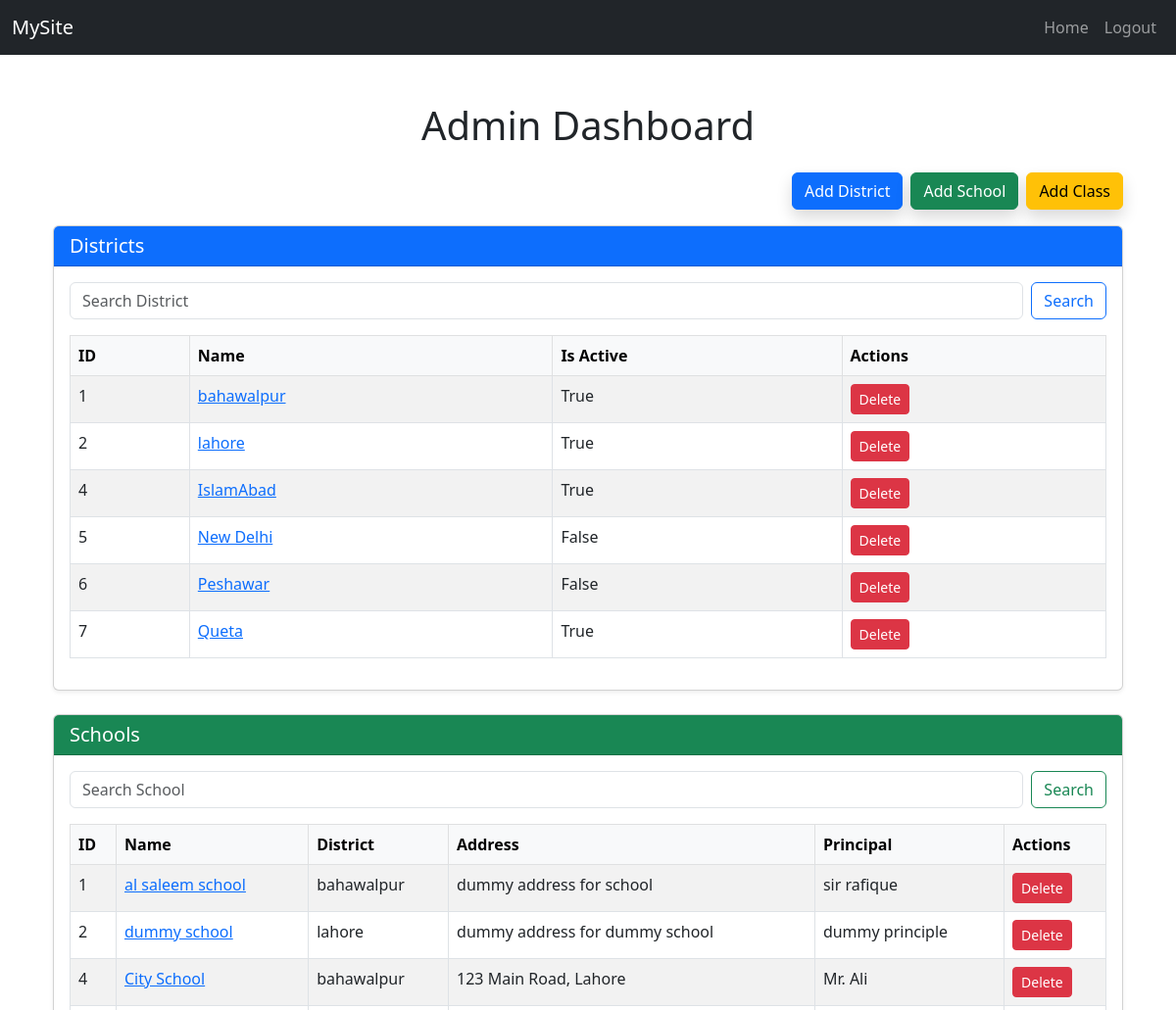
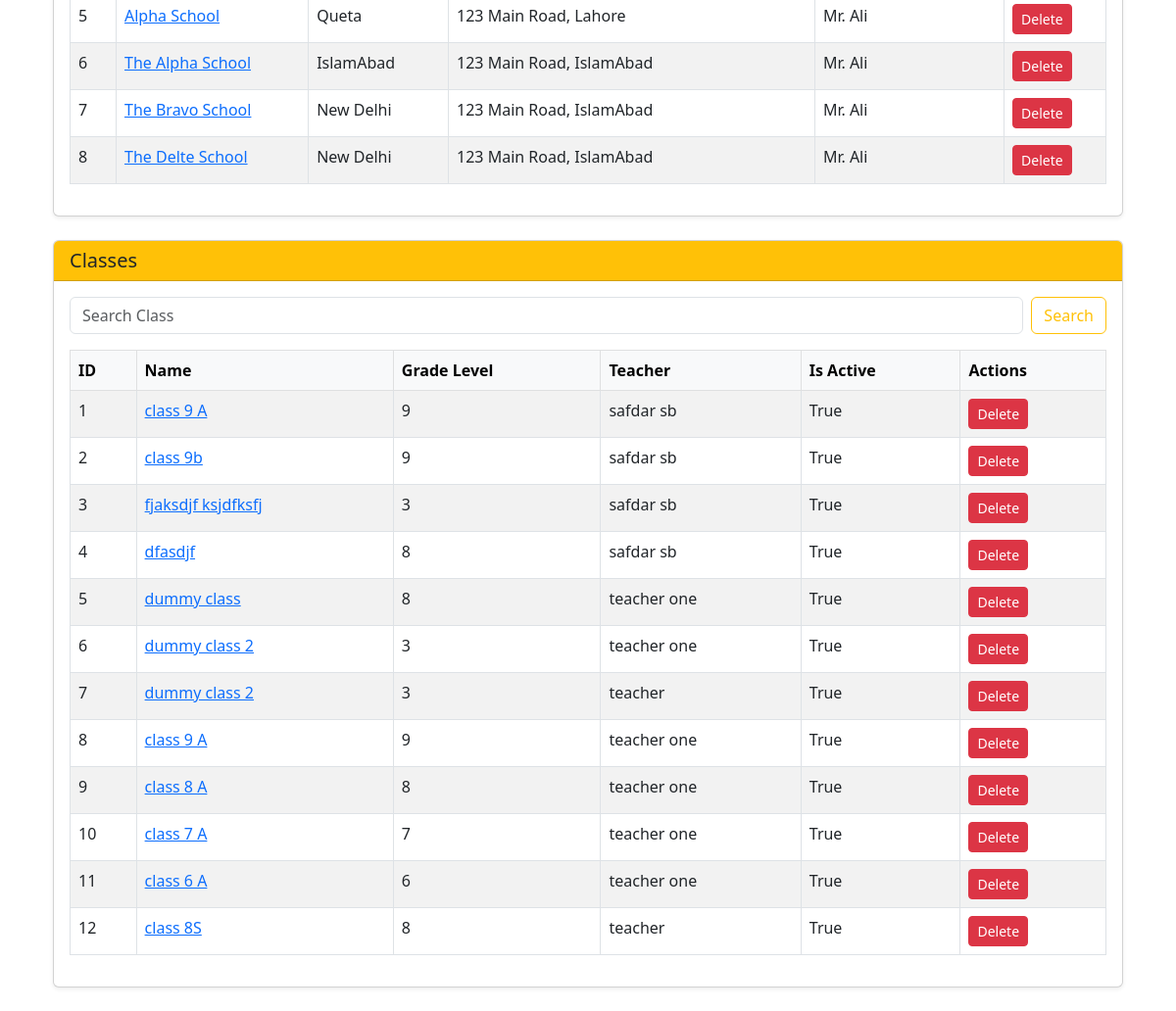
/user/admin/dashboard/ (signed in), run on the app's committed database (2 pictures, top to bottom).
### school/models.py (models this page shows, shortened)
class District(models.Model):
    id = models.AutoField(primary_key=True)
    name = models.CharField(max_length=255, unique=True, verbose_name="District Name")
    create_time = models.DateTimeField(auto_now_add=True, verbose_name="Created At")
    is_active = models.BooleanField(default=True, verbose_name="Is Active")
    def __str__(self):
        return self.name

class School(models.Model):
    id = models.AutoField(primary_key = True)
    name = models.CharField(max_length=255, unique=True, verbose_name="School")
    address = models.TextField(verbose_name="Address")
    principal = models.CharField(max_length=255)
    district = models.ForeignKey(District, on_delete=CASCADE, related_name="school_district")
    created_at = models.DateTimeField(auto_now_add=True)
    is_active = models.BooleanField(default=True, verbose_name="Is Active")
    def __str__(self):
        return self.name

class ClassRoom(models.Model):
    name = models.CharField(max_length=100)
    grade_level= models.IntegerField(validators=[validate_grade_level])
    school = models.ForeignKey(School, on_delete=models.CASCADE, related_name='classes')
    assigned_teacher = models.ForeignKey(
        User,
        on_delete=models.SET_NULL,
        null=True,
        blank=True,
        limit_choices_to={'role': 'teacher'},
        related_name='teaching_classes'
    )
    students = models.ManyToManyField(
        User,
        blank=True,
        limit_choices_to={'role': 'student'},
        related_name='enrolled_classes'
    )
    is_active = models.BooleanField(default=True, verbose_name="Is Active")
    created_at = models.DateTimeField(auto_now_add=True)
    class Meta:
        unique_together = ('name', 'school')  #here ensuring classname should be unique, we fullfilled one section or multiple section requirements here

### users/models.py (models this page shows)
class User(AbstractBaseUser, PermissionsMixin):
    ROLE_CHOICES = [
        ('admin', 'Admin'),
        ('teacher', 'Teacher'),
        ('student', 'Student'),
    ]
    email = models.EmailField(unique=True)
    full_name = models.CharField(max_length=255)
    is_active = models.BooleanField(default=True)
    is_staff = models.BooleanField(default=False)
    school = models.ForeignKey("school.School", on_delete=models.SET_NULL, null=True, blank=True)
    role = models.CharField(max_length=20, choices=ROLE_CHOICES, default='student')
    date_joined = models.DateTimeField(auto_now_add=True)
    objects = CustomUserManager()
    USERNAME_FIELD = 'email'
    REQUIRED_FIELDS = ['full_name']
    def __str__(self):
        return self.email
    def get_full_name(self):
        return self.full_name

### users/views.py (the view)
# urls.py: path('admin/dashboard/', views.admin_dashboard, name='admin_dashboard'),
@admin_required
def admin_dashboard(request):
    districts = District.objects.all()
    schools = School.objects.all()
    classes = ClassRoom.objects.all()
    district_form = DistrictForm()
    school_form = SchoolForm()
    class_form = ClassForm()
    district_search_query = request.GET.get('district_search')
    if district_search_query:
        districts = districts.filter(name__icontain=district_search_query)
    school_search_query = request.GET.get('school_search')
    if school_search_query:
        schools = schools.filter(name__icontain = school_search_query)
    class_search_query = request.GET.get('class_search')
    if class_search_query:
        classes = classes.filter(name__icontain = class_search_query)
    selected_district_id = request.GET.get('district_id')
    if selected_district_id:
        schools = schools.filter(district_id = selected_district_id)
    if request.method == 'POST' and 'add_district' in request.POST:
        district_form = DistrictForm(request.POST)
        if district_form.is_valid():
            district_form.save()
            return redirect('admin_dashboard')
    if request.method == 'POST' and 'add_school' in request.POST:
        school_form = SchoolForm(request.POST)
        if school_form:
            school_form.save()
            return redirect('admin_dashboard')
    selected_school_id = request.GET.get('school_id')
    if selected_school_id:
        classes = classes.filter(school_id = selected_school_id)
    if request.method == 'POST' and 'add_class' in request.POST:
        class_form = ClassForm(request.POST)
        if class_form.is_valid():
            class_form.save()
            return redirect('admin_dashboard')
    context = {
        'districts': districts,
        'schools': schools,
        'district_form':district_form,
        'school_form': school_form,
        'selected_district_id':selected_district_id,
        'classes': classes,
        'class_form': class_form,
        'selected_school_id': selected_school_id
    }
    return render(request, 'admin_dashboard.html', context)

### school/forms.py
class DistrictForm(forms.ModelForm):
    class Meta:
        model = District
        fields = ['name', 'is_active']

class SchoolForm(forms.ModelForm):
    class Meta:
        model = School
        fields = ['name', 'address','district', 'principal', 'is_active']

### users/templates/admin_dashboard.html (shortened to what this page needs)
{% extends 'base.html' %}
{% block content %}
<div class="container mt-5">
    <h1 class="text-center mb-4">Admin Dashboard</h1>
    <div class="d-flex justify-content-end mb-3 gap-2">
        <button class="btn btn-primary shadow" data-bs-toggle="modal" data-bs-target="#addDistrictModal">Add District</button>
        <button class="btn btn-success shadow" data-bs-toggle="modal" data-bs-target="#addSchoolModal">Add School</button>
        <button class="btn btn-warning shadow" data-bs-toggle="modal" data-bs-target="#addClassModal">Add Class</button>
    </div>
    <div class="card shadow-sm mb-4">
        <div class="card-header bg-primary text-white">
            <h5 class="mb-0">Districts</h5>
        </div>
        <div class="card-body">
            <form method="get" class="mb-3 d-flex gap-2">
                <input type="text" name="district_search" class="form-control" placeholder="Search District" value="{{ request.GET.district_search }}">
                <button type="submit" class="btn btn-outline-primary">Search</button>
            </form>
            <table class="table table-bordered table-hover table-striped">
                <thead class="table-light">
                    <tr>
                        <th>ID</th>
                        <th>Name</th>
                        <th>Is Active</th>
                        <th>Actions</th>
                    </tr>
                </thead>
                <tbody>
                    {% for district in districts %}
                    <tr>
                        <td>{{ district.id }}</td>
                        <td><a href="{% url 'admin_dashboard' %}?district_id={{ district.id }}">{{ district.name }}</a></td>
                        <td>{{ district.is_active }}</td>
                        <td><a href="{% url 'delete_district' district.id %}" class="btn btn-sm btn-danger">Delete</a></td>
                    </tr>
                    {% empty %}
                    <tr><td colspan="4" class="text-center">No District Found</td></tr>
                    {% endfor %}
                </tbody>
            </table>
        </div>
    </div>
    <div class="card shadow-sm mb-4">
        <div class="card-header bg-success text-white">
            <h5 class="mb-0">Schools {% if selected_district_id %}(Filtered by District ID {{ selected_district_id }}){% endif %}</h5>
        </div>
        <div class="card-body">
            <form method="get" class="mb-3 d-flex gap-2">
                <input type="text" name="school_search" class="form-control" placeholder="Search School" value="{{ request.GET.school_search }}">
                <button type="submit" class="btn btn-outline-success">Search</button>
            </form>
            <table class="table table-bordered table-hover table-striped">
                <thead class="table-light">
                    <tr>
                        <th>ID</th>
                        <th>Name</th>
                        <th>District</th>
                        <th>Address</th>
                        <th>Principal</th>
                        <th>Actions</th>
                    </tr>
                </thead>
                <tbody>
                    {% for school in schools %}
                    <tr>
                        <td>{{ school.id }}</td>
                        <td><a href="{% url 'admin_dashboard' %}?school_id={{ school.id }}&district_id={{ school.district.id }}">{{ school.name }}</a></td>
                        <td>{{ school.district.name }}</td>
                        <td>{{ school.address }}</td>
                        <td>{{ school.principal }}</td>
                        <td><a href="{% url 'delete_school' school.id %}" class="btn btn-sm btn-danger">Delete</a></td>
                    </tr>
                    {% empty %}
                    <tr><td colspan="6" class="text-center">No Schools Found</td></tr>
                    {% endfor %}
                </tbody>
            </table>
        </div>
    </div>
    <div class="card shadow-sm mb-4">
        <div class="card-header bg-warning text-dark">
            <h5 class="mb-0">Classes {% if selected_school_id %}(Filtered by School ID {{ selected_school_id }}){% endif %}</h5>
        </div>
        <div class="card-body">
            <form method="get" class="mb-3 d-flex gap-2">
                <input type="text" name="class_search" class="form-control" placeholder="Search Class" value="{{ request.GET.class_search }}">
                <button type="submit" class="btn btn-outline-warning">Search</button>
            </form>
            <table class="table table-bordered table-hover table-striped">
                <thead class="table-light">
                    <tr>
                        <th>ID</th>
                        <th>Name</th>
                        <th>Grade Level</th>
                        <th>Teacher</th>
                        <th>Is Active</th>
                        <th>Actions</th>
                    </tr>
                </thead>
                <tbody>
                    {% for class_ in classes %}
                    <tr>
                        <td>{{ class_.id }}</td>
                        <td>
                            <a href="#" data-bs-toggle="modal" data-bs-target="#classDetailModal{{ class_.id }}">
                                {{ class_.name }}
                            </a>
                        </td>
                        <td>{{ class_.grade_level }}</td>
                        <td>{{ class_.assigned_teacher.full_name }}</td>
                        <td>{{ class_.is_active }}</td>
                        <td><a href="{% url 'delete_class' class_.id %}" class="btn btn-sm btn-danger">Delete</a></td>
                    </tr>
                    {% empty %}
                    <tr><td colspan="6" class="text-center">No Classes Found</td></tr>
                    {% endfor %}
                </tbody>
            </table>
        </div>
    </div>
</div>
{% endblock %}

### data on the page
District: id "1", name "bahawalpur", is_active "True"
District: id "2", name "lahore", is_active "True"
District: id "4", name "IslamAbad", is_active "True"
District: id "5", name "New Delhi", is_active "False"
District: id "6", name "Peshawar", is_active "False"
District: id "7", name "Queta", is_active "True"
School: id "1", name "al saleem school", district.name "bahawalpur", address "dummy address for school", principal "sir rafique"
School: id "2", name "dummy school", district.name "lahore", address "dummy address for dummy school", principal "dummy principle"
School: id "4", name "City School", district.name "bahawalpur", address "123 Main Road, Lahore", principal "Mr. Ali"
School: id "5", name "Alpha School", district.name "Queta", address "123 Main Road, Lahore", principal "Mr. Ali"
School: id "6", name "The Alpha School", district.name "IslamAbad", address "123 Main Road, IslamAbad", principal "Mr. Ali"
School: id "7", name "The Bravo School", district.name "New Delhi", address "123 Main Road, IslamAbad", principal "Mr. Ali"
School: id "8", name "The Delte School", district.name "New Delhi", address "123 Main Road, IslamAbad", principal "Mr. Ali"
ClassRoom: id "1", name "class 9 A", grade_level "9", assigned_teacher.full_name "safdar sb", is_active "True"
ClassRoom: id "2", name "class 9b", grade_level "9", assigned_teacher.full_name "safdar sb", is_active "True"
ClassRoom: id "3", name "fjaksdjf ksjdfksfj", grade_level "3", assigned_teacher.full_name "safdar sb", is_active "True"
ClassRoom: id "4", name "dfasdjf", grade_level "8", assigned_teacher.full_name "safdar sb", is_active "True"
ClassRoom: id "5", name "dummy class", grade_level "8", assigned_teacher.full_name "teacher one", is_active "True"
ClassRoom: id "6", name "dummy class 2", grade_level "3", assigned_teacher.full_name "teacher one", is_active "True"
ClassRoom: id "7", name "dummy class 2", grade_level "3", assigned_teacher.full_name "teacher", is_active "True"
ClassRoom: id "8", name "class 9 A", grade_level "9", assigned_teacher.full_name "teacher one", is_active "True"
ClassRoom: id "9", name "class 8 A", grade_level "8", assigned_teacher.full_name "teacher one", is_active "True"
ClassRoom: id "10", name "class 7 A", grade_level "7", assigned_teacher.full_name "teacher one", is_active "True"
ClassRoom: id "11", name "class 6 A", grade_level "6", assigned_teacher.full_name "teacher one", is_active "True"
ClassRoom: id "12", name "class 8S", grade_level "8", assigned_teacher.full_name "teacher", is_active "True"
